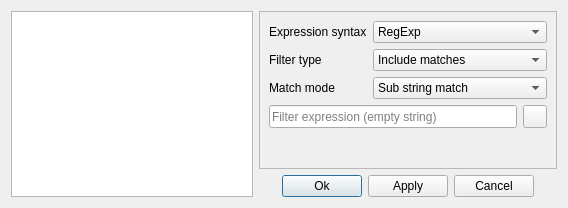
<?xml version="1.0" encoding="UTF-8"?>
<ui version="4.0">
 <class>FilterConfigurationDialog</class>
 <widget class="QDialog" name="FilterConfigurationDialog">
  <property name="geometry">
   <rect>
    <x>0</x>
    <y>0</y>
    <width>568</width>
    <height>208</height>
   </rect>
  </property>
  <property name="windowTitle">
   <string>Configure filters</string>
  </property>
  <layout class="QGridLayout" name="gridLayout">
   <item row="0" column="0" rowspan="2">
    <widget class="QTreeWidget" name="treeWidget">
     <property name="textElideMode">
      <enum>Qt::ElideMiddle</enum>
     </property>
     <property name="rootIsDecorated">
      <bool>false</bool>
     </property>
     <property name="uniformRowHeights">
      <bool>true</bool>
     </property>
     <attribute name="headerVisible">
      <bool>false</bool>
     </attribute>
     <column>
      <property name="text">
       <string notr="true">1</string>
      </property>
     </column>
     <column>
      <property name="text">
       <string notr="true">2</string>
      </property>
     </column>
    </widget>
   </item>
   <item row="0" column="1" colspan="5">
    <widget class="QStackedWidget" name="stackedWidget">
     <property name="frameShape">
      <enum>QFrame::StyledPanel</enum>
     </property>
     <property name="frameShadow">
      <enum>QFrame::Raised</enum>
     </property>
     <property name="currentIndex">
      <number>1</number>
     </property>
     <widget class="QWidget" name="pageDefault">
      <layout class="QGridLayout" name="gridLayoutPageDefault">
       <item row="0" column="0">
        <widget class="QLabel" name="label">
         <property name="text">
          <string>&lt;b&gt;&lt;font size=&quot;+2&quot;&gt;Add a new filter on the left or select an existing one&lt;/font&gt;&lt;/b&gt;</string>
         </property>
         <property name="alignment">
          <set>Qt::AlignCenter</set>
         </property>
         <property name="wordWrap">
          <bool>true</bool>
         </property>
        </widget>
       </item>
      </layout>
     </widget>
     <widget class="QWidget" name="pageString">
      <layout class="QGridLayout" name="gridLayoutPageString" columnstretch="0,1,0">
       <item row="3" column="0" colspan="2">
        <widget class="QLineEdit" name="lineEditFilterExpression">
         <property name="sizePolicy">
          <sizepolicy hsizetype="Expanding" vsizetype="Minimum">
           <horstretch>0</horstretch>
           <verstretch>0</verstretch>
          </sizepolicy>
         </property>
         <property name="toolTip">
          <string>Filter expression</string>
         </property>
         <property name="placeholderText">
          <string>Filter expression (empty string)</string>
         </property>
        </widget>
       </item>
       <item row="2" column="0">
        <widget class="QLabel" name="labelMatchMode">
         <property name="text">
          <string>Match mode</string>
         </property>
        </widget>
       </item>
       <item row="1" column="1" colspan="2">
        <widget class="QComboBox" name="comboBoxFilterType">
         <property name="toolTip">
          <string>Select the filter type (include / exclude filter)</string>
         </property>
         <item>
          <property name="text">
           <string>Include matches</string>
          </property>
         </item>
         <item>
          <property name="text">
           <string>Exclude matches</string>
          </property>
         </item>
        </widget>
       </item>
       <item row="0" column="1" colspan="2">
        <widget class="QComboBox" name="comboBoxExpressionSyntax">
         <property name="toolTip">
          <string>Choose the regular expression syntax</string>
         </property>
         <item>
          <property name="text">
           <string notr="true">RegExp</string>
          </property>
         </item>
         <item>
          <property name="text">
           <string notr="true">RegExp2</string>
          </property>
         </item>
         <item>
          <property name="text">
           <string notr="true">Wildcard</string>
          </property>
         </item>
         <item>
          <property name="text">
           <string notr="true">WildcardUnix</string>
          </property>
         </item>
         <item>
          <property name="text">
           <string notr="true">FixedString</string>
          </property>
         </item>
         <item>
          <property name="text">
           <string notr="true">W3CXmlSchema11</string>
          </property>
         </item>
        </widget>
       </item>
       <item row="3" column="2">
        <widget class="QToolButton" name="toolButtonClearFilterExpression">
         <property name="sizePolicy">
          <sizepolicy hsizetype="Fixed" vsizetype="Minimum">
           <horstretch>0</horstretch>
           <verstretch>0</verstretch>
          </sizepolicy>
         </property>
         <property name="toolTip">
          <string>Clear filter expression</string>
         </property>
         <property name="icon">
          <iconset resource="../qmc2.qrc">
           <normaloff>:/data/img/broom.png</normaloff>:/data/img/broom.png</iconset>
         </property>
        </widget>
       </item>
       <item row="2" column="1" colspan="2">
        <widget class="QComboBox" name="comboBoxMatchMode">
         <property name="toolTip">
          <string>Choose match mode (sub-strings or exact matches)</string>
         </property>
         <item>
          <property name="text">
           <string>Sub string match</string>
          </property>
         </item>
         <item>
          <property name="text">
           <string>Exact match</string>
          </property>
         </item>
        </widget>
       </item>
       <item row="1" column="0">
        <widget class="QLabel" name="labelFilterType">
         <property name="text">
          <string>Filter type</string>
         </property>
        </widget>
       </item>
       <item row="0" column="0">
        <widget class="QLabel" name="labelExpressionSyntax">
         <property name="text">
          <string>Expression syntax</string>
         </property>
        </widget>
       </item>
       <item row="4" column="0" colspan="3">
        <spacer name="verticalSpacer">
         <property name="orientation">
          <enum>Qt::Vertical</enum>
         </property>
         <property name="sizeHint" stdset="0">
          <size>
           <width>278</width>
           <height>0</height>
          </size>
         </property>
        </spacer>
       </item>
      </layout>
     </widget>
    </widget>
   </item>
   <item row="1" column="1">
    <spacer name="horizontalSpacer1">
     <property name="orientation">
      <enum>Qt::Horizontal</enum>
     </property>
     <property name="sizeHint" stdset="0">
      <size>
       <width>0</width>
       <height>20</height>
      </size>
     </property>
    </spacer>
   </item>
   <item row="1" column="2">
    <widget class="QPushButton" name="pushButtonOk">
     <property name="toolTip">
      <string>Apply changes and close dialog</string>
     </property>
     <property name="text">
      <string>Ok</string>
     </property>
    </widget>
   </item>
   <item row="1" column="3">
    <widget class="QPushButton" name="pushButtonApply">
     <property name="toolTip">
      <string>Apply changes now</string>
     </property>
     <property name="text">
      <string>Apply</string>
     </property>
    </widget>
   </item>
   <item row="1" column="4">
    <widget class="QPushButton" name="pushButtonCancel">
     <property name="toolTip">
      <string>Revert changes and close dialog</string>
     </property>
     <property name="text">
      <string>Cancel</string>
     </property>
    </widget>
   </item>
   <item row="1" column="5">
    <spacer name="horizontalSpacer2">
     <property name="orientation">
      <enum>Qt::Horizontal</enum>
     </property>
     <property name="sizeHint" stdset="0">
      <size>
       <width>0</width>
       <height>20</height>
      </size>
     </property>
    </spacer>
   </item>
  </layout>
 </widget>
 <tabstops>
  <tabstop>treeWidget</tabstop>
  <tabstop>comboBoxExpressionSyntax</tabstop>
  <tabstop>comboBoxFilterType</tabstop>
  <tabstop>comboBoxMatchMode</tabstop>
  <tabstop>lineEditFilterExpression</tabstop>
  <tabstop>toolButtonClearFilterExpression</tabstop>
  <tabstop>pushButtonOk</tabstop>
  <tabstop>pushButtonApply</tabstop>
  <tabstop>pushButtonCancel</tabstop>
 </tabstops>
 <resources>
  <include location="../qmc2.qrc"/>
 </resources>
 <connections>
  <connection>
   <sender>toolButtonClearFilterExpression</sender>
   <signal>clicked()</signal>
   <receiver>lineEditFilterExpression</receiver>
   <slot>clear()</slot>
   <hints>
    <hint type="sourcelabel">
     <x>534</x>
     <y>125</y>
    </hint>
    <hint type="destinationlabel">
     <x>487</x>
     <y>126</y>
    </hint>
   </hints>
  </connection>
  <connection>
   <sender>pushButtonOk</sender>
   <signal>clicked()</signal>
   <receiver>FilterConfigurationDialog</receiver>
   <slot>accept()</slot>
   <hints>
    <hint type="sourcelabel">
     <x>358</x>
     <y>202</y>
    </hint>
    <hint type="destinationlabel">
     <x>294</x>
     <y>200</y>
    </hint>
   </hints>
  </connection>
  <connection>
   <sender>pushButtonCancel</sender>
   <signal>clicked()</signal>
   <receiver>FilterConfigurationDialog</receiver>
   <slot>reject()</slot>
   <hints>
    <hint type="sourcelabel">
     <x>461</x>
     <y>186</y>
    </hint>
    <hint type="destinationlabel">
     <x>525</x>
     <y>208</y>
    </hint>
   </hints>
  </connection>
 </connections>
</ui>
